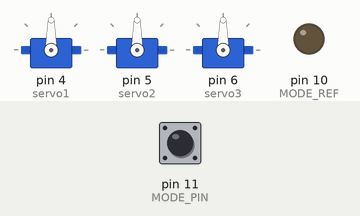
Bench run of a sketch on a simulated Arduino Uno, built with avr-gcc and run on an emulated ATmega328P. On the bench: 3 × servo, output pins drawn as LEDs (lit = HIGH). The inputs (shaded band) are chosen by the test bench; at power-on: pin 11 (MODE_PIN) LOW. What the sketch prints to the serial monitor is not drawn.

Above: at 0.55 s.
At 1.75 s:
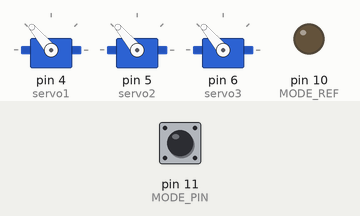
At 2.95 s:
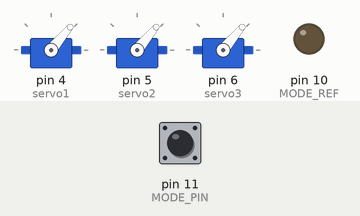
At 5.3 s:
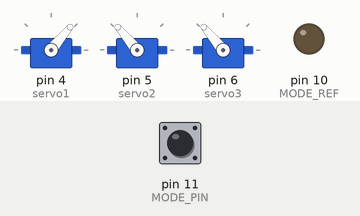
At 7.75 s:
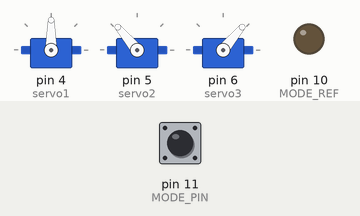
At 10.1 s:
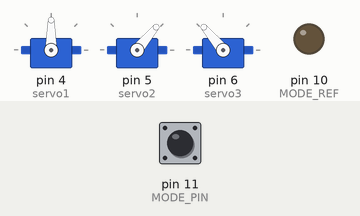
Timing chart, 0 to 13.0 s (numbered marks = the images above):
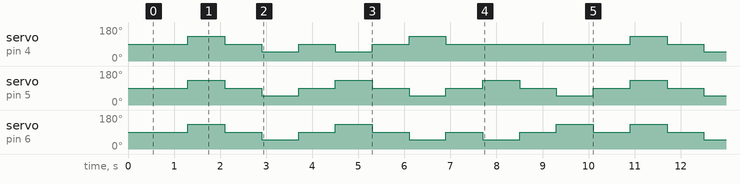

The sketch:

arduino_nano_3dof_2mode_green.ino
```cpp
#include <PS2X_lib.h>
#include <Servo.h>

PS2X ps2x;  // Create an instance of the PS2 controller library
Servo servo1;
Servo servo2;
Servo servo3;

const int MODE_PIN = 11;  // connect jumper wire to pin S11 and V11 for controller mode
const int MODE_REF = 10;  // connect jumper wire to pin S11 and S10 for normal mode

int angle1 = 90;  // default angle
int angle2 = 90;  // default angle
int angle3 = 90;  // default angle

constexpr int maxAngle = 110;
constexpr int minAngle = 70;

int anglePerStep = 2;         // max is 4, set the angle to move the servo at each interval
int holdDelay = 20;           // Time interval for continuous movement when holding a button, make sure interval is smooth
int joystickThreshold = 100;  // Sensitivity threshold for joystick movement, to make sure angle input is less than certain amount

void setup() {                // run only once when the program start or microcontroller first power up
  pinMode(MODE_PIN, INPUT);   // setup pin for jumper
  pinMode(MODE_REF, OUTPUT);  // setup pin for jumper to connect to for default LOW
  Serial.begin(9600);
  delay(500);  // Small delay for stability

  //setup pins and settings: GamePad(clock, command, attention, data, Pressures?, Rumble?) check for error
  int error = ps2x.config_gamepad(A4, A2, A3, A1, false, false);

  // check for connection with controller DO NOT CHANGE
  if (error == 0) {
    Serial.println("✅ PS2 Controller connected successfully!");
  } else if (error == 1) {
    Serial.println("❌ No controller found.");
  } else if (error == 2) {
    Serial.println("⚠ Controller found but not accepting commands.");
  } else if (error == 3) {
    Serial.println("⚠ Controller refusing to enter Pressures mode.");
  } else {
    Serial.println("❓ Unknown error.");
  }

  // set up pin for each servo
  servo1.attach(4);
  servo2.attach(5);
  servo3.attach(6);

  // write default angle to servos
  servo1.write(angle1);
  servo2.write(angle2);
}

void loop() {
  if (digitalRead(MODE_PIN) == HIGH) {  // jumper connected to the mode pin
    controllerMode();
  } else {
    Serial.println("Normal mode...");
    normalMode();
  }
}

void controllerMode() {  // use ps2 controller to move servo
  ps2x.read_gamepad(false, false);


  // RESET both angles when "Select" is pressed
  if (ps2x.Button(PSB_SELECT)) {
    angle1 = 90;
    angle2 = 90;
    angle3 = 90;
    Serial.println("SELECT button pressed - Resetting both angles to 90");
  }

  // -----Notes-----
  //ps2x.Analog(PSS_LX) read value of left joystick, default in between 0 and 255

  // PSB_SQUARE

  // D-pad UP or Joystick UP - Increase angle1
  if (ps2x.Button(PSB_PAD_UP) || ps2x.Analog(PSS_LY) < 128 - joystickThreshold || ps2x.Button(PSB_TRIANGLE) || ps2x.Analog(PSS_RY) < 128 - joystickThreshold) {
    // if angle still under our servo limit of 135 degree
    if (angle1 < maxAngle && angle2 > minAngle && angle3 > minAngle) {
      angle1 += anglePerStep;
      angle2 -= anglePerStep;
      angle3 -= anglePerStep;
    }
  }

  // D-pad DOWN or Joystick DOWN - Decrease angle1
  if (ps2x.Button(PSB_PAD_DOWN) || ps2x.Analog(PSS_LY) > 128 + joystickThreshold || ps2x.Button(PSB_CROSS) || ps2x.Analog(PSS_RY) > 128 + joystickThreshold) {
    if (angle1 > minAngle && angle2 < maxAngle && angle3 < maxAngle) {
      angle1 -= anglePerStep;
      angle2 += anglePerStep;
      angle3 += anglePerStep;
    }
  }


  // D-pad LEFT or Joystick LEFT - Increase angle2
  if (ps2x.Button(PSB_PAD_LEFT) || ps2x.Analog(PSS_LX) < 128 - joystickThreshold || ps2x.Button(PSB_SQUARE) || ps2x.Analog(PSS_RX) < 128 - joystickThreshold) {
    if (angle2 > minAngle && angle3 < maxAngle) {
      angle2 -= anglePerStep;
      angle3 += anglePerStep;
    }
  }

  // D-pad RIGHT or Joystick RIGHT - Decrease angle2
  if (ps2x.Button(PSB_PAD_RIGHT) || ps2x.Analog(PSS_LX) > 128 + joystickThreshold || ps2x.Button(PSB_CIRCLE) || ps2x.Analog(PSS_RX) > 128 + joystickThreshold) {
    if (angle3 > minAngle && angle2 < maxAngle) {
      angle2 += anglePerStep;
      angle3 -= anglePerStep;
    }
  }

  // L1
  if (ps2x.Button(PSB_L1) || ps2x.Button(PSB_R1)) {
    if (angle1 < maxAngle && angle2 < maxAngle && angle3 < maxAngle) {
      angle1 += anglePerStep;
      angle2 += anglePerStep;
      angle3 += anglePerStep;
    }
  }

  // L2
  if (ps2x.Button(PSB_L2) || ps2x.Button(PSB_R2)) {
    if (angle1 > minAngle && angle2 > minAngle && angle3 >  minAngle) {
      angle1 -= anglePerStep;
      angle2 -= anglePerStep;
      angle3 -= anglePerStep;
    }
  }


  servo1.write(angle1);
  servo2.write(angle2);
  servo3.write(angle3);

  delay(holdDelay);  // Add delay to allow smooth movement on long press
}

// pattern mode, set hard coded angle
void normalMode() {
  int delayTime = 800;  // delay time for new pattern cycle in milisecond

  servo1.write(90);
  servo2.write(90);
  servo3.write(90);
  delay(delayTime);


  servo1.write(130);
  servo2.write(130);
  servo3.write(130);
  delay(delayTime);

  servo1.write(90);
  servo2.write(90);
  servo3.write(90);
  delay(delayTime);

  servo1.write(50);
  servo2.write(50);
  servo3.write(50);
  delay(delayTime);

  servo1.write(90);
  servo2.write(90);
  servo3.write(90);
  delay(delayTime);

  servo1.write(50);
  servo2.write(130);
  servo3.write(130);
  delay(delayTime);

  servo1.write(90);
  servo2.write(90);
  servo3.write(90);
  delay(delayTime);

  servo1.write(130);
  servo2.write(50);
  servo3.write(50);
  delay(delayTime);

  servo1.write(90);
  servo2.write(90);
  servo3.write(90);
  delay(delayTime);

  servo1.write(90);
  servo2.write(130);
  servo3.write(50);
  delay(delayTime);

  servo1.write(90);
  servo2.write(90);
  servo3.write(90);
  delay(delayTime);

  servo1.write(90);
  servo2.write(50);
  servo3.write(130);
  delay(delayTime);
}
```

Measured:
- by itself, servo on pin 4 (servo1): repeats every 9.6 s: 2 × (90° 0.80 s, 50° 0.80 s), 90° 0.80 s, 130° 0.80 s, 90° 4.0 s, 130° 0.80 s
- by itself, servo on pin 5 (servo2): repeats every 3.2 s: 90° 0.80 s, 50° 0.80 s, 90° 0.80 s, 130° 0.80 s
- by itself, servo on pin 6 (servo3): repeats every 9.6 s: 90° 0.80 s, 50° 0.80 s, 90° 0.80 s, 130° 0.80 s, 2 × (90° 0.80 s, 50° 0.80 s), 2 × (90° 0.80 s, 130° 0.80 s)
